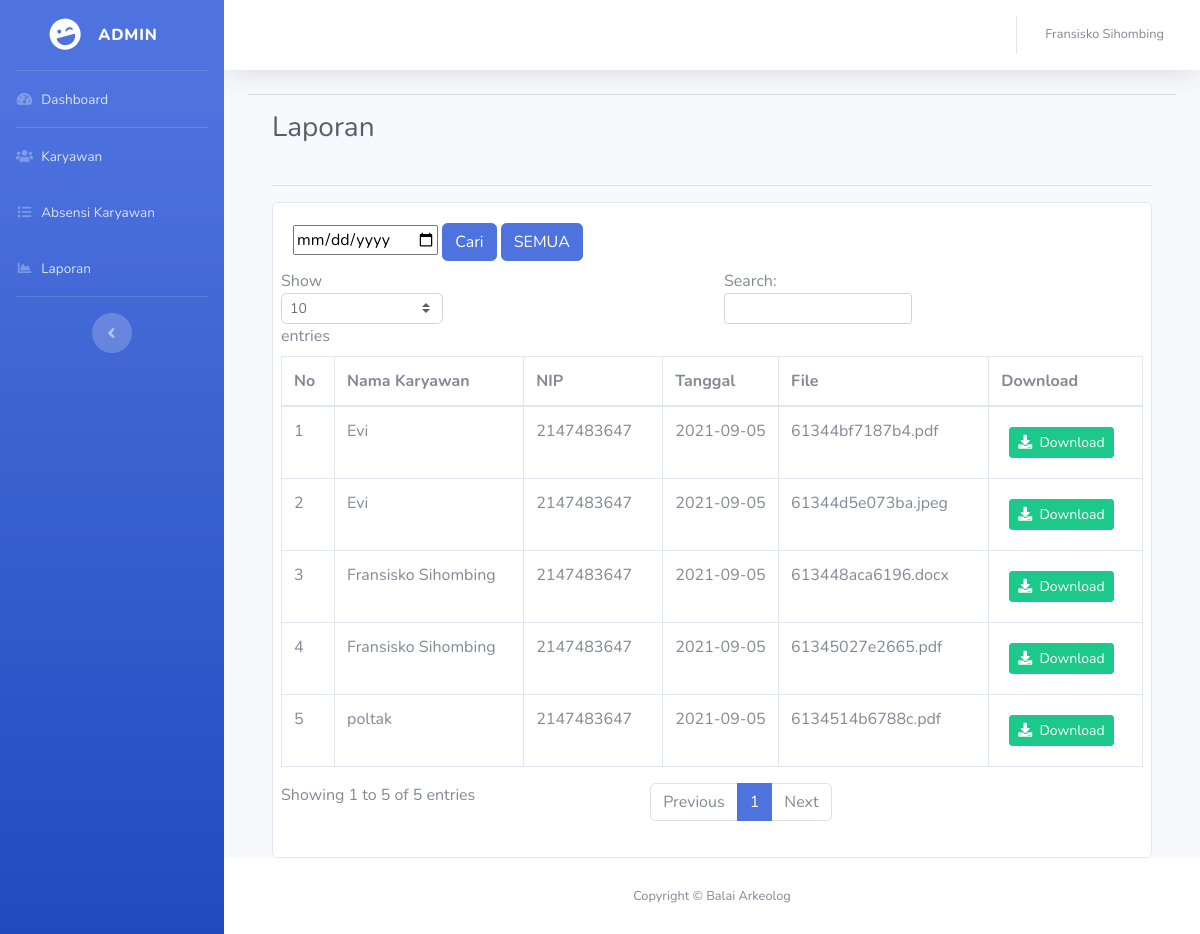
Page /admin/laporan.php (signed in) on the committed database.
### tables this page shows
CREATE TABLE `laporan` (
  `id` int(11) NOT NULL,
  `nip` int(20) NOT NULL,
  `nama` varchar(100) NOT NULL,
  `tgl` date NOT NULL,
  `file` varchar(100) NOT NULL
);

### admin/laporan.php (the view, shortened to what this page needs)
<?php
require_once '../koneksi.php';
$no = 1;
$query = mysqli_query($conn, "SELECT * FROM laporan ORDER BY nama ASC");
?>
<!DOCTYPE html>
<html lang="en">
<head>
  <link href="../file/vendor/fontawesome-free/css/all.min.css" rel="stylesheet" type="text/css">
  <link href="../file/css/sb-admin-2.min.css" rel="stylesheet">
</head>
<body id="page-top">
  <div id="wrapper">
    <?php require_once 'sidebar.php'; ?>
    <div id="content-wrapper" class="d-flex flex-column">
      <div id="content">
        <nav class="navbar navbar-expand navbar-light bg-white topbar mb-4 static-top shadow">
          <?php require_once 'topnav.php'; ?>
        </nav>
        <div class="container-fluid">
          <hr>
          <div class="container-fluid">
            <div class="clearfix">
              <h1 class="h3 mb-4 text-gray-800 float-left">Laporan</h1>
            </div>
            <hr>
            <div class="card">
              <div class="card-body">
                <div class="row">
                    <div class="col-md-12">
                    <form action="#" method="POST">
                        <input type="date" name="tgl">
                        <input type="submit" class="btn btn-primary" name="btn_tgl" value="Cari">
                        <input type="submit" class="btn btn-primary" name="semua" value="SEMUA">
                    </form>
                </div>
                <div class="table-responsive mt-2">
                  <table class="table table-bordered" id="dataTable" width="100%" cellspacing="0">
                    <thead>
                      <tr>
                        <th>No</th>
                        <th>Nama Karyawan</th>
                        <th>NIP</th>
                        <th>Tanggal</th>
                        <th>File</th>
                        <th>Download</th>
                      </tr>
                    </thead>
                    <tbody>
                      <?php while ($plgn = mysqli_fetch_assoc($query)) : ?>
                        <tr>
                          <td><?php echo $no++; ?></td>
                          <td><?php echo $plgn['nama'] ?></td>
                          <td><?php echo $plgn['nip'] ?></td>
                          <td><?php echo $plgn['tgl'] ?></td>
                          <td><?php echo $plgn['file'] ?></td>
                          <td>
                            <a href="download_laporan.php?filename=<?php echo $plgn['file'] ?>" class="btn btn-sm btn-success m-2"><i class="fas fa-download"></i>&nbsp;&nbsp;Download</a>
                          </td>
                        </tr>
                      <?php endwhile; ?>
                    </tbody>
                  </table>
                </div>
              </div>
            </div>
          </div>
        </div>
      </div>
      <footer class="sticky-footer bg-white">
        <div class="container my-auto">
          <div class="copyright text-center my-auto">
            <span>Copyright &copy; <?php echo $_SESSION['app_name'] ?></span>
          </div>
        </div>
      </footer>
    </div>
  </div>
</body>
</html>

### rows in the picture
laporan: nama "Evi", nip "2147483647", tgl "2021-09-05", file "61344bf7187b4.pdf"
laporan: nama "Evi", nip "2147483647", tgl "2021-09-05", file "61344d5e073ba.jpeg"
laporan: nama "Fransisko Sihombing", nip "2147483647", tgl "2021-09-05", file "613448aca6196.docx"
laporan: nama "Fransisko Sihombing", nip "2147483647", tgl "2021-09-05", file "61345027e2665.pdf"
laporan: nama "poltak", nip "2147483647", tgl "2021-09-05", file "6134514b6788c.pdf"

### other values in the picture
$kelas1 "ADMIN"
$_SESSION['auth']['nama'] "Fransisko Sihombing"
$_SESSION['app_name'] "Balai Arkeolog"
